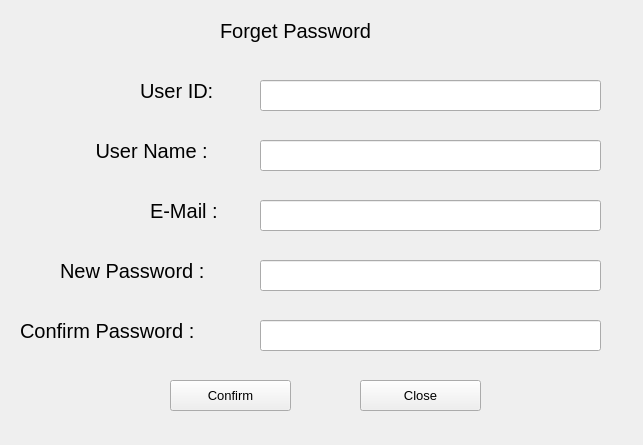
<?xml version="1.0" encoding="UTF-8"?>
<ui version="4.0">
 <class>Form</class>
 <widget class="QWidget" name="Form">
  <property name="geometry">
   <rect>
    <x>0</x>
    <y>0</y>
    <width>643</width>
    <height>445</height>
   </rect>
  </property>
  <property name="windowTitle">
   <string>Form</string>
  </property>
  <widget class="QLabel" name="label">
   <property name="geometry">
    <rect>
     <x>20</x>
     <y>310</y>
     <width>221</width>
     <height>41</height>
    </rect>
   </property>
   <property name="font">
    <font>
     <pointsize>15</pointsize>
    </font>
   </property>
   <property name="text">
    <string>Confirm Password :</string>
   </property>
  </widget>
  <widget class="QLineEdit" name="confirmPw">
   <property name="geometry">
    <rect>
     <x>260</x>
     <y>320</y>
     <width>341</width>
     <height>31</height>
    </rect>
   </property>
   <property name="font">
    <font>
     <pointsize>13</pointsize>
    </font>
   </property>
   <property name="echoMode">
    <enum>QLineEdit::Password</enum>
   </property>
  </widget>
  <widget class="QLabel" name="label_2">
   <property name="geometry">
    <rect>
     <x>60</x>
     <y>250</y>
     <width>181</width>
     <height>41</height>
    </rect>
   </property>
   <property name="font">
    <font>
     <pointsize>15</pointsize>
    </font>
   </property>
   <property name="text">
    <string>New Password :</string>
   </property>
  </widget>
  <widget class="QLineEdit" name="newPw">
   <property name="geometry">
    <rect>
     <x>260</x>
     <y>260</y>
     <width>341</width>
     <height>31</height>
    </rect>
   </property>
   <property name="font">
    <font>
     <pointsize>13</pointsize>
    </font>
   </property>
   <property name="echoMode">
    <enum>QLineEdit::Password</enum>
   </property>
  </widget>
  <widget class="QPushButton" name="saveButton">
   <property name="geometry">
    <rect>
     <x>170</x>
     <y>380</y>
     <width>121</width>
     <height>31</height>
    </rect>
   </property>
   <property name="font">
    <font>
     <pointsize>10</pointsize>
    </font>
   </property>
   <property name="text">
    <string>Confirm</string>
   </property>
  </widget>
  <widget class="QPushButton" name="closeButton">
   <property name="geometry">
    <rect>
     <x>360</x>
     <y>380</y>
     <width>121</width>
     <height>31</height>
    </rect>
   </property>
   <property name="font">
    <font>
     <pointsize>10</pointsize>
    </font>
   </property>
   <property name="text">
    <string>Close</string>
   </property>
  </widget>
  <widget class="QLabel" name="label_3">
   <property name="geometry">
    <rect>
     <x>220</x>
     <y>10</y>
     <width>191</width>
     <height>41</height>
    </rect>
   </property>
   <property name="font">
    <font>
     <pointsize>15</pointsize>
    </font>
   </property>
   <property name="text">
    <string>Forget Password</string>
   </property>
  </widget>
  <widget class="QLabel" name="label_4">
   <property name="geometry">
    <rect>
     <x>90</x>
     <y>130</y>
     <width>151</width>
     <height>41</height>
    </rect>
   </property>
   <property name="font">
    <font>
     <pointsize>15</pointsize>
    </font>
   </property>
   <property name="text">
    <string> User Name :</string>
   </property>
  </widget>
  <widget class="QLineEdit" name="username">
   <property name="geometry">
    <rect>
     <x>260</x>
     <y>140</y>
     <width>341</width>
     <height>31</height>
    </rect>
   </property>
   <property name="font">
    <font>
     <pointsize>13</pointsize>
    </font>
   </property>
  </widget>
  <widget class="QLabel" name="label_5">
   <property name="geometry">
    <rect>
     <x>140</x>
     <y>70</y>
     <width>101</width>
     <height>41</height>
    </rect>
   </property>
   <property name="font">
    <font>
     <pointsize>15</pointsize>
    </font>
   </property>
   <property name="text">
    <string>User ID:</string>
   </property>
  </widget>
  <widget class="QLineEdit" name="userID">
   <property name="geometry">
    <rect>
     <x>260</x>
     <y>80</y>
     <width>341</width>
     <height>31</height>
    </rect>
   </property>
   <property name="font">
    <font>
     <pointsize>13</pointsize>
    </font>
   </property>
  </widget>
  <widget class="QLabel" name="label_7">
   <property name="geometry">
    <rect>
     <x>150</x>
     <y>190</y>
     <width>91</width>
     <height>41</height>
    </rect>
   </property>
   <property name="font">
    <font>
     <pointsize>15</pointsize>
    </font>
   </property>
   <property name="text">
    <string>E-Mail :</string>
   </property>
  </widget>
  <widget class="QLineEdit" name="eMail">
   <property name="geometry">
    <rect>
     <x>260</x>
     <y>200</y>
     <width>341</width>
     <height>31</height>
    </rect>
   </property>
   <property name="font">
    <font>
     <pointsize>13</pointsize>
    </font>
   </property>
  </widget>
 </widget>
 <resources/>
 <connections/>
</ui>
